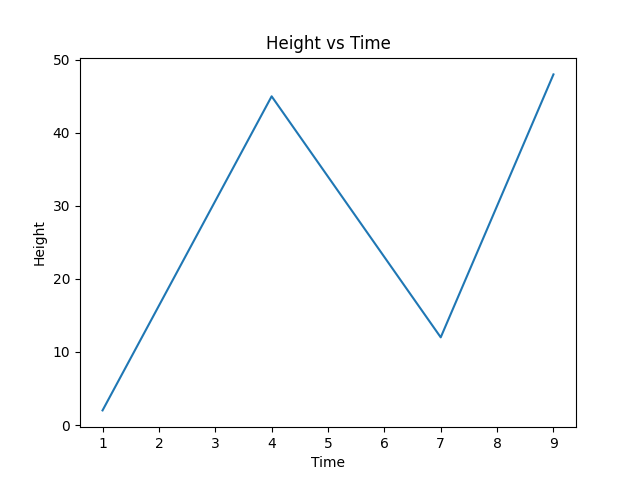

Reproduce this figure in Python.
import matplotlib.pyplot as plt
x = [1,4,7,9]
y = [2,45,12,48]

plt.plot(x,y)
# plt.plot(x,y, 'r')
# plt.plot(x,y, 'r-.')
# plt.plot(x,y, 'r--')
plt.title("Height vs Time")
plt.xlabel('Time')
plt.ylabel('Height')
plt.show()
